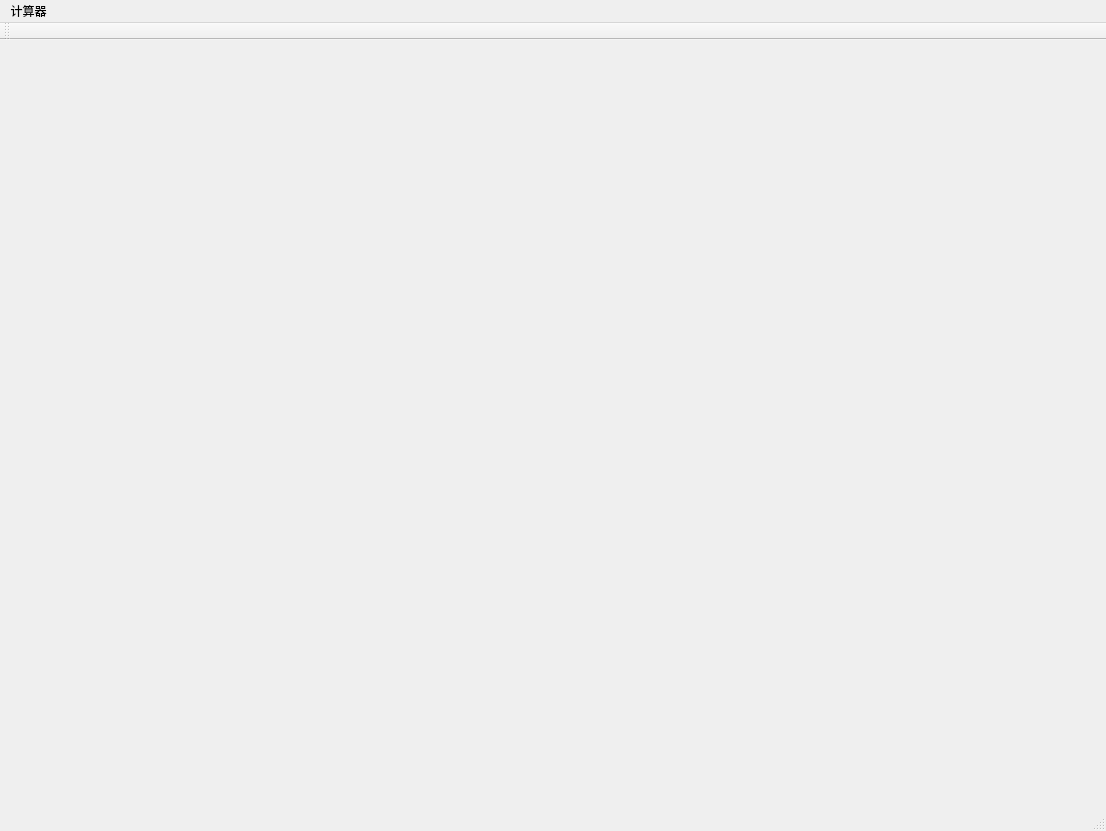
<?xml version="1.0" encoding="UTF-8"?>
<ui version="4.0">
 <class>QtGuiApplication1Class</class>
 <widget class="QMainWindow" name="QtGuiApplication1Class">
  <property name="geometry">
   <rect>
    <x>0</x>
    <y>0</y>
    <width>1106</width>
    <height>831</height>
   </rect>
  </property>
  <property name="windowTitle">
   <string>QtGuiApplication1</string>
  </property>
  <widget class="QWidget" name="centralWidget"/>
  <widget class="QMenuBar" name="menuBar">
   <property name="geometry">
    <rect>
     <x>0</x>
     <y>0</y>
     <width>1106</width>
     <height>26</height>
    </rect>
   </property>
   <widget class="QMenu" name="menu">
    <property name="title">
     <string>计算器</string>
    </property>
   </widget>
   <addaction name="menu"/>
  </widget>
  <widget class="QToolBar" name="mainToolBar">
   <attribute name="toolBarArea">
    <enum>TopToolBarArea</enum>
   </attribute>
   <attribute name="toolBarBreak">
    <bool>false</bool>
   </attribute>
  </widget>
  <widget class="QStatusBar" name="statusBar"/>
 </widget>
 <layoutdefault spacing="6" margin="11"/>
 <resources>
  <include location="QtGuiApplication1.qrc"/>
 </resources>
 <connections/>
 <slots>
  <slot>on_pushButton_clicked()</slot>
 </slots>
</ui>
